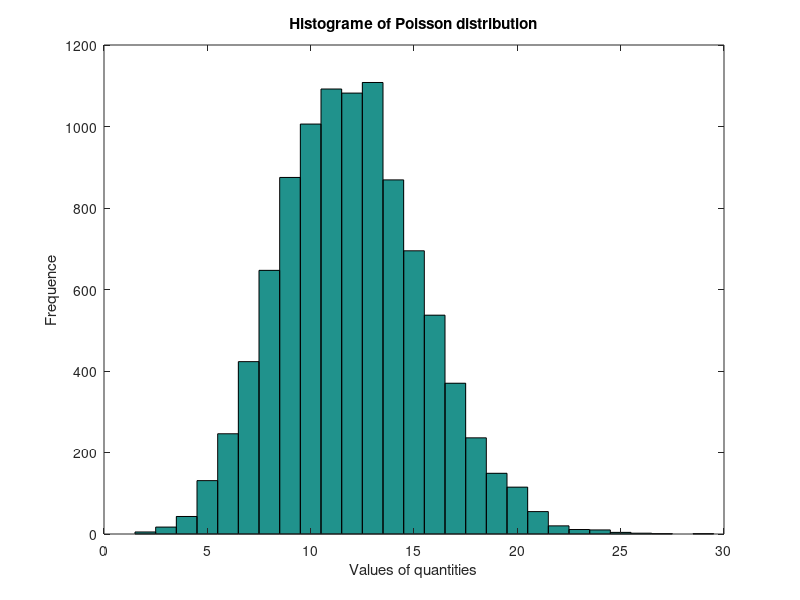

This figure's MATLAB source:
clc;
clear all;
close all;

M = 9750;
K = 18;
LAMBDA = 12;
MU = LAMBDA;
SIGMA = sqrt(LAMBDA);
Y = poissrnd(LAMBDA,1,9750);
disp('Pervie 18 znachenii');
disp(Y(1:K));
disp([ 'Max of Y = ' num2str(max(Y)) ' Min of Y = ' num2str(min(Y)) ]);
disp([ 'Theoretic MU of Y = ' num2str(MU) ' Experimental MU of Y =  ' num2str(mean(Y)) ]);
disp([ 'Theoretic SIGMA of Y = ' num2str(SIGMA) ' Experimental SIGMA of Y =  ' num2str(std(Y))]); 

figure; 
hist_y = 1:max(Y); 
hist(Y, hist_y);
title('Histograme of Poisson distribution');
ylabel('Frequence');
xlabel('Values of quantities');

% figure;
% x = 0:max(Y);
% H = zeros(1, max(Y)+1);
% for i = 1:length(Y)
% H(Y(i)+1) = H(Y(i)+1) + 1; %zdes podschitivaem chastotu vstrchi znachenia
% end
% bar(x, H)
% y = poisspdf(x, LAMBDA);
% hold on;
% plot(x, y*M,'r');
% hold off